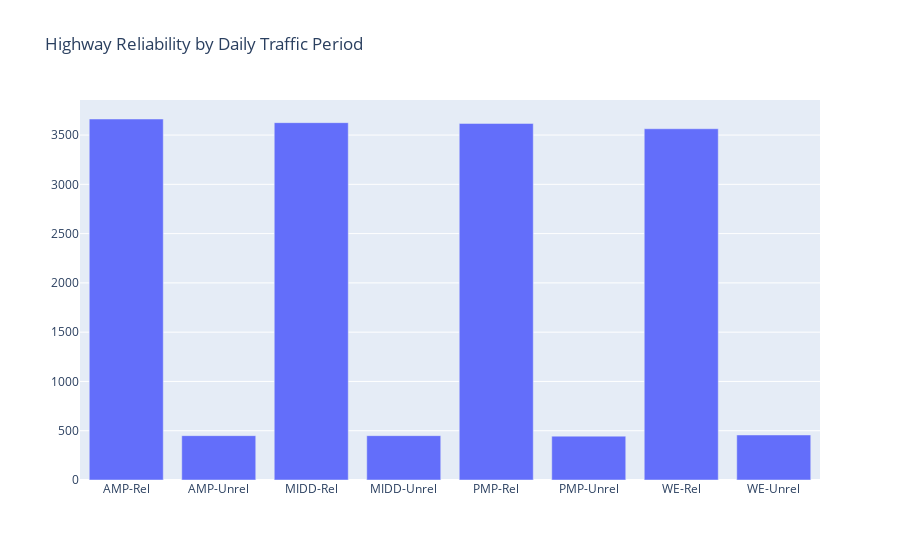

The cell this chart's notebook holds for it:
### Markdown cell above
**How does reliability differ between daily traffic windows?**

### Code cell
df_period = df.groupby(['Period','obs_rel_unrel'])['tmc'].count().reset_index()
df_period = df_period.rename(columns={'tmc': 'count_rec'})
df_period['group'] = df_period['Period'] + "-" + df_period['obs_rel_unrel']

fig2 = go.Figure(
    data=[go.Bar(x=df_period.group,y=df_period.count_rec)],
    layout_title_text="Highway Reliability by Daily Traffic Period"
)

fig2.show()

### Figure 1 — Plotly figure (JSON) as saved in the notebook; plotly's stock layout.template omitted (floating-point values rounded to 4 significant figures)
{"data": [{"type": "bar", "x": ["AMP-Rel", "AMP-Unrel", "MIDD-Rel", "MIDD-Unrel", "PMP-Rel", "PMP-Unrel", "WE-Rel", "WE-Unrel"], "y": [3663, 450, 3626, 450, 3618, 445, 3564, 457]}], "layout": {"autosize": true, "title": {"text": "Highway Reliability by Daily Traffic Period"}, "xaxis": {"autorange": true, "range": [-0.5, 7.5], "type": "category"}, "yaxis": {"autorange": true, "range": [0, 3856.0], "type": "linear"}}}
